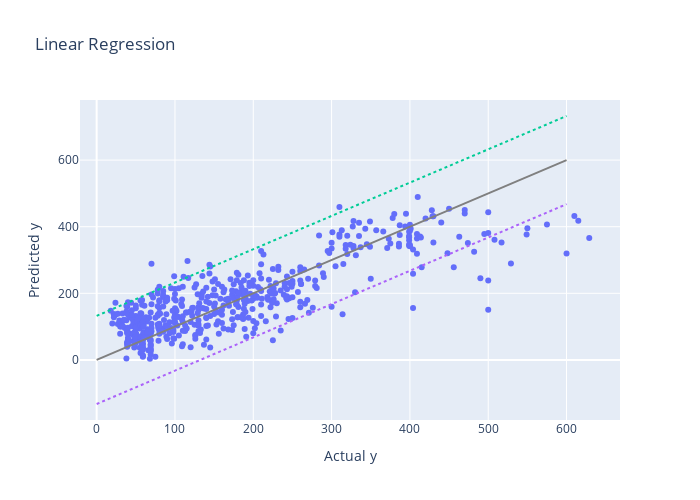
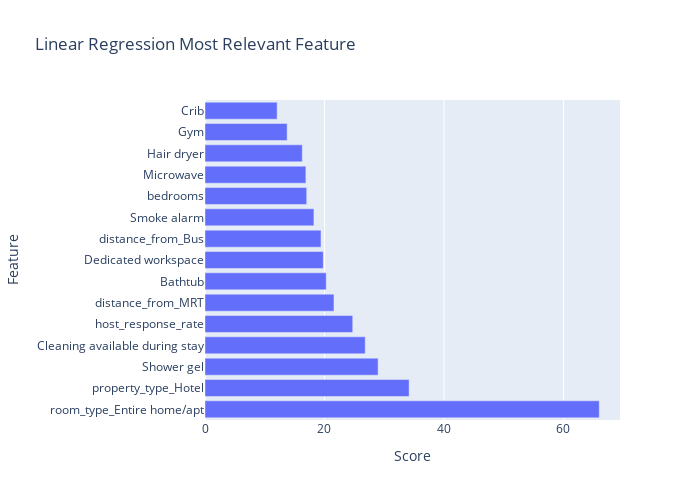
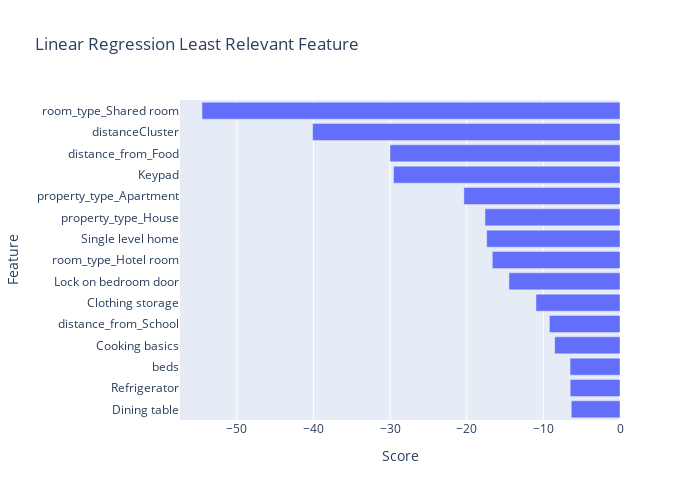

Here is the notebook cell these charts were saved with, in order:
### Markdown cell above
### Model 1: Linear Regression
We first use linear regression, a method taught for predicting numerical values.

### Code cell
from sklearn.linear_model import LinearRegression

model = LinearRegression()

model.fit(X_train, y_train)

simulate(model, XXyy, 'Linear Regression')
feature_plot([col for col in X.columns], [model.coef_[i].round(5) for i in range(len(X.columns))], 'Linear Regression')

### Figure 1 — Plotly figure (JSON) as saved in the notebook; plotly's stock layout.template omitted (floating-point values rounded to 4 significant figures; data arrays with more than 128 entries replaced by an {"elided": "..."} marker saying what was removed)
{"data": [{"hovertemplate": "Actual y=%{x}<br>Predicted y=%{y}<extra></extra>", "legendgroup": "", "marker": {"color": "#636efa", "symbol": "circle"}, "mode": "markers", "name": "", "orientation": "v", "showlegend": false, "type": "scatter", "x": {"elided": "555 int values"}, "xaxis": "x", "y": {"elided": "555 float values"}, "yaxis": "y"}, {"line": {"color": "gray"}, "mode": "lines", "showlegend": false, "type": "scatter", "x": [0, 600], "y": [0, 600]}, {"line": {"dash": "dot"}, "mode": "lines", "showlegend": false, "type": "scatter", "x": [0, 600], "y": [132.4, 732.4]}, {"line": {"dash": "dot"}, "mode": "lines", "showlegend": false, "type": "scatter", "x": [0, 600], "y": [-132.4, 467.6]}], "layout": {"height": 500, "legend": {"tracegroupgap": 0}, "title": {"text": "Linear Regression"}, "width": 700, "xaxis": {"anchor": "y", "domain": [0, 1], "title": {"text": "Actual y"}}, "yaxis": {"anchor": "x", "domain": [0, 1], "title": {"text": "Predicted y"}}}}

### Figure 2 — Plotly figure (JSON) as saved in the notebook; plotly's stock layout.template omitted (floating-point values rounded to 4 significant figures)
{"data": [{"orientation": "h", "type": "bar", "x": [65.99, 34.17, 28.98, 26.82, 24.73, 21.59, 20.29, 19.8, 19.41, 18.23, 17.02, 16.89, 16.28, 13.75, 12.08], "y": ["room_type_Entire home/apt", "property_type_Hotel", "Shower gel", "Cleaning available during stay", "host_response_rate", "distance_from_MRT", "Bathtub", "Dedicated workspace", "distance_from_Bus", "Smoke alarm", "bedrooms", "Microwave", "Hair dryer", "Gym", "Crib"]}], "layout": {"height": 500, "title": {"text": "Linear Regression Most Relevant Feature"}, "width": 700, "xaxis": {"title": {"text": "Score"}}, "yaxis": {"title": {"text": "Feature"}}}}

### Figure 3 — Plotly figure (JSON) as saved in the notebook; plotly's stock layout.template omitted (floating-point values rounded to 4 significant figures)
{"data": [{"orientation": "h", "type": "bar", "x": [-6.36, -6.497, -6.514, -8.522, -9.209, -10.96, -14.49, -16.66, -17.39, -17.62, -20.37, -29.56, -30.01, -40.11, -54.54], "y": ["Dining table", "Refrigerator", "beds", "Cooking basics", "distance_from_School", "Clothing storage", "Lock on bedroom door", "room_type_Hotel room", "Single level home", "property_type_House", "property_type_Apartment", "Keypad", "distance_from_Food", "distanceCluster", "room_type_Shared room"]}], "layout": {"height": 500, "title": {"text": "Linear Regression Least Relevant Feature"}, "width": 700, "xaxis": {"title": {"text": "Score"}}, "yaxis": {"title": {"text": "Feature"}}}}
